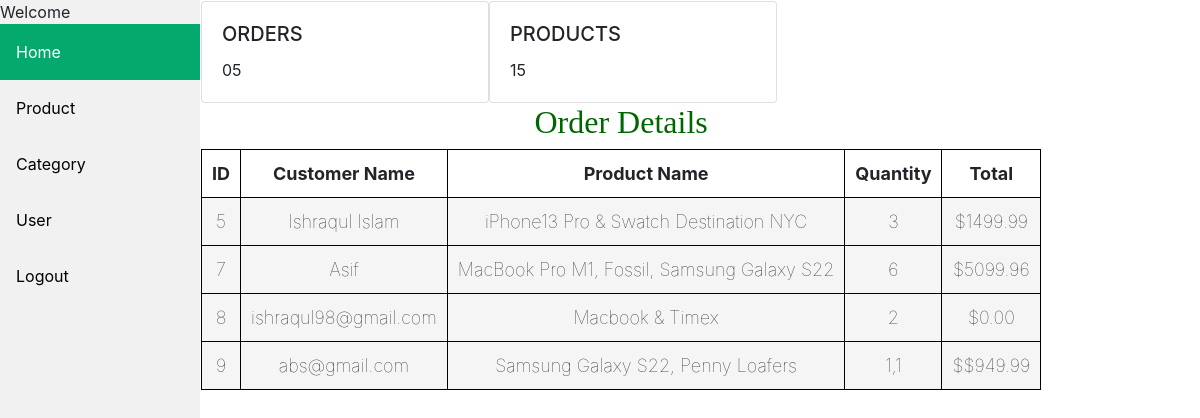
/adminpanel.php, run on an earlier commit of the app's database.
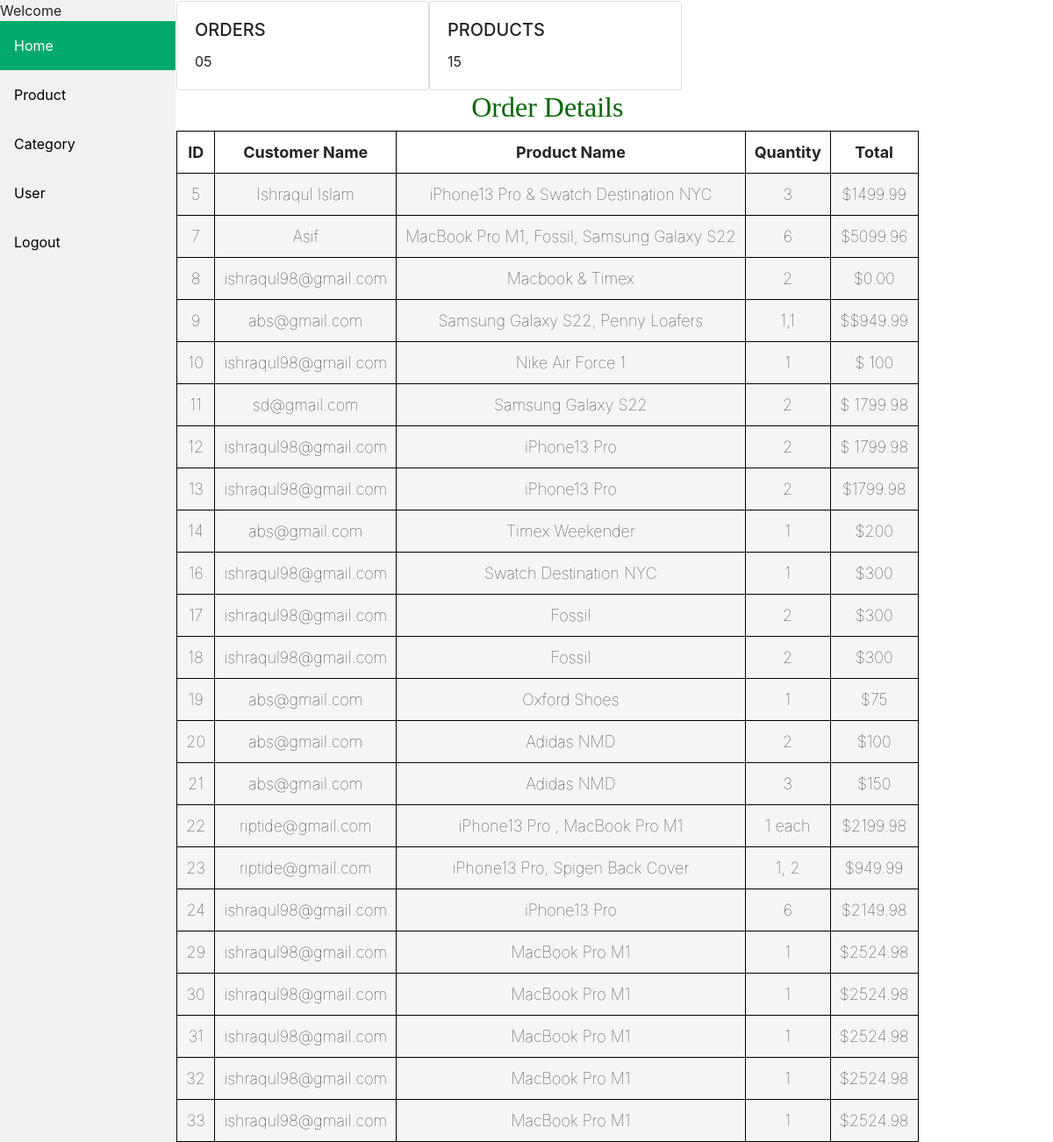
And on a later commit of the database.
### tables this page shows
CREATE TABLE `order_details` (
  `ID` int(200) NOT NULL,
  `name` varchar(500) NOT NULL,
  `product_name` varchar(200) NOT NULL,
  `quantity` varchar(200) NOT NULL,
  `total` varchar(500) NOT NULL
);

### adminpanel.php (the view, shortened to what this page needs)
<!DOCTYPE html>
<html>
<head>
<link rel="stylesheet" href="css/sidebar.css">
<link rel="stylesheet" href="css/tab.css">
<link rel="stylesheet" href="https://maxcdn.bootstrapcdn.com/bootstrap/4.5.2/css/bootstrap.min.css">
</head>
<body>
<div class="sidebar">
      <?php echo " Welcome " . $_SESSION['user_ad']; ?>
  <a class="active" href="index.php">Home</a>
  <a href="propanel.php">Product</a>
  <a href="cat.php">Category</a>
  <a href="user.php">User</a>
  <a href="logout.php">Logout</a>
</div>
<div class="content">
  <div class = row >
      <div class="card" style="width: 18rem;">
      <div class="card-body">
        <h5 class="card-title">ORDERS</h5>
        <p class="card-text">05</p>
      </div>
    </div>
    <div class="card" style="width: 18rem;">
      <div class="card-body">
        <h5 class="card-title">PRODUCTS</h5>
        <p class="card-text">15</p>
      </div>
    </div>
<section>
</head>
<body>
      <section>
            <h1>Order Details</h1>
            <table>
                  <tr>
                        <th>ID</th>
                        <th>Customer Name</th>
                        <th>Product Name</th>
                        <th>Quantity</th>
                        <th>Total</th>
                  </tr>
                        <?php
                        require_once('dbconnect.php');
                        $sql = "SELECT * FROM order_details ";
                        $result =mysqli_query($conn,$sql);
                        if(mysqli_num_rows($result) > 0){
                        while($row = mysqli_fetch_array($result)){
      ?>
                  <tr>
                        <td><?php echo $row['ID']; ?></td>
                        <td><?php echo $row['name']; ?></td>
                        <td><?php echo $row['product_name']; ?></td>
                        <td><?php echo $row['quantity']; ?></td>
                        <td>$<?php echo $row['total']; ?></td>
                  </tr>
                  <?php
                              }
                        }
                  ?>
            </table>
</section>
</div>
</div>
</body>
</html>

What changed in the data, as far as the page shows it:
added order_details: ID "10", name "ishraqul98@gmail.com", product_name "Nike Air Force 1", quantity "1", total "100"
added order_details: ID "11", name "sd@gmail.com", product_name "Samsung Galaxy S22", quantity "2", total "1799.98"
added order_details: ID "12", name "ishraqul98@gmail.com", product_name "iPhone13 Pro", quantity "2", total "1799.98"
added order_details: ID "13", name "ishraqul98@gmail.com", product_name "iPhone13 Pro", quantity "2", total "1799.98"
added order_details: ID "14", name "abs@gmail.com", product_name "Timex Weekender", quantity "1", total "200"
added order_details: ID "16", name "ishraqul98@gmail.com", product_name "Swatch Destination NYC", quantity "1", total "300"
added order_details: ID "17", name "ishraqul98@gmail.com", product_name "Fossil", quantity "2", total "300"
added order_details: ID "18", name "ishraqul98@gmail.com", product_name "Fossil", quantity "2", total "300"
added order_details: ID "19", name "abs@gmail.com", product_name "Oxford Shoes", quantity "1", total "75"
added order_details: ID "20", name "abs@gmail.com", product_name "Adidas NMD", quantity "2", total "100"
added order_details: ID "21", name "abs@gmail.com", product_name "Adidas NMD", quantity "3", total "150"
added order_details: ID "22", name "riptide@gmail.com", product_name "iPhone13 Pro , MacBook Pro M1", quantity "1 each", total "2199.98"
added order_details: ID "23", name "riptide@gmail.com", product_name "iPhone13 Pro, Spigen Back Cover", quantity "1, 2", total "949.99"
added order_details: ID "24", name "ishraqul98@gmail.com", product_name "iPhone13 Pro", quantity "6", total "2149.98"
added order_details: ID "29", name "ishraqul98@gmail.com", product_name "MacBook Pro M1", quantity "1", total "2524.98"
added order_details: ID "30", name "ishraqul98@gmail.com", product_name "MacBook Pro M1", quantity "1", total "2524.98"
added order_details: ID "31", name "ishraqul98@gmail.com", product_name "MacBook Pro M1", quantity "1", total "2524.98"
added order_details: ID "32", name "ishraqul98@gmail.com", product_name "MacBook Pro M1", quantity "1", total "2524.98"
added order_details: ID "33", name "ishraqul98@gmail.com", product_name "MacBook Pro M1", quantity "1", total "2524.98"
